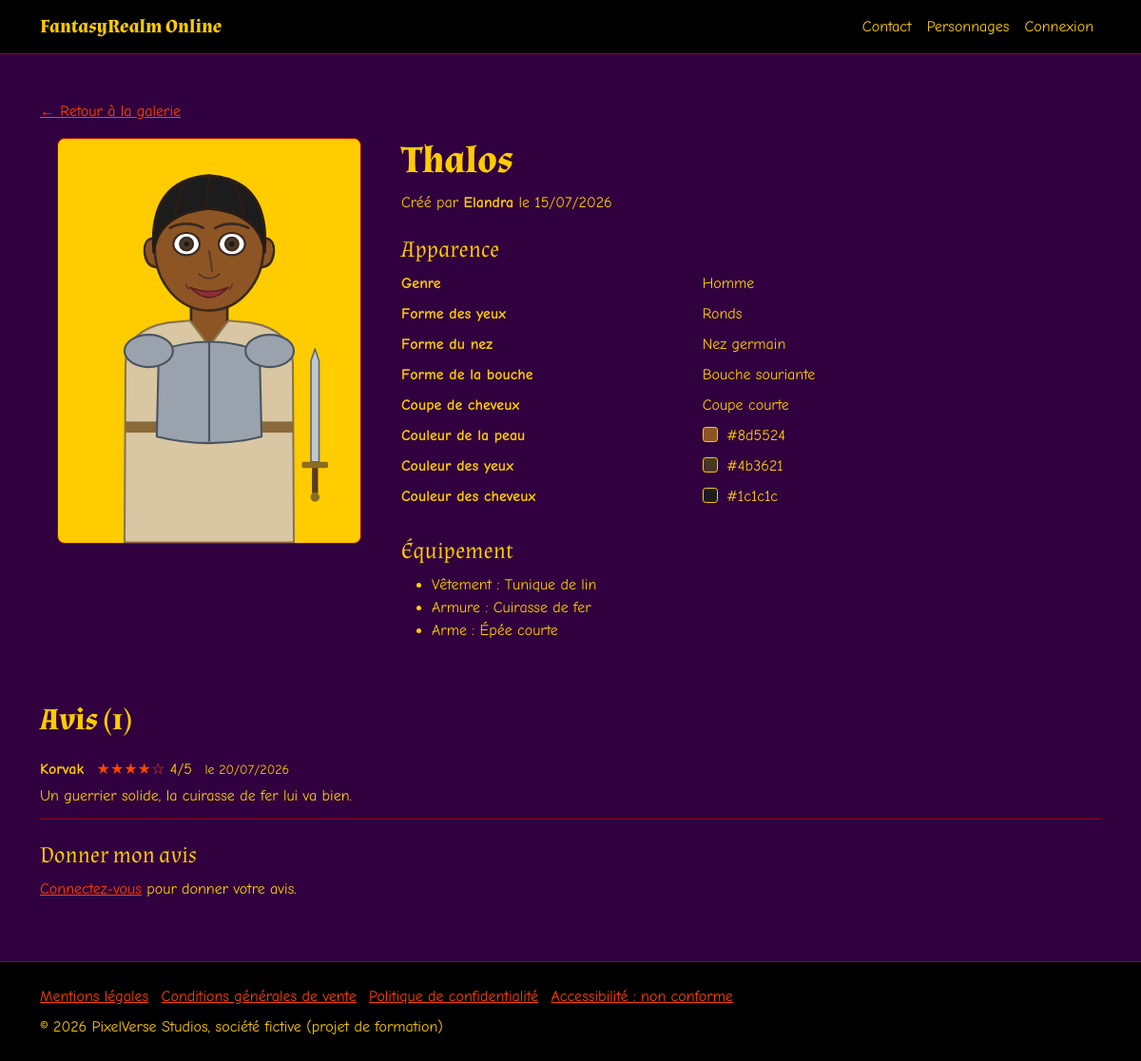
The page /personnage?id=2 on the database its author committed.
### tables this page shows
CREATE TABLE article (
    id_article INT NOT NULL AUTO_INCREMENT,
    nom VARCHAR(50) NOT NULL,
     
    actif BOOLEAN NOT NULL DEFAULT TRUE,
     
     
    image VARCHAR(255) NOT NULL,
    type VARCHAR(50) NOT NULL,
    PRIMARY KEY (id_article),
     
    CONSTRAINT chk_article_type CHECK (type IN ('vetement', 'armure', 'accessoire', 'arme'))
);

CREATE TABLE personnage (
    id_personnage INT NOT NULL AUTO_INCREMENT,
    nom VARCHAR(50) NOT NULL,
    genre VARCHAR(50) NOT NULL,
    couleur_peau VARCHAR(50) NOT NULL,
    couleur_yeux VARCHAR(50) NOT NULL,
    couleur_cheveux VARCHAR(50) NOT NULL,
    forme_yeux VARCHAR(50) NOT NULL,
    forme_nez VARCHAR(50) NOT NULL,
    forme_bouche VARCHAR(50) NOT NULL,
     
    coupe_cheveux VARCHAR(50) NOT NULL,
     
    partage BOOLEAN NOT NULL DEFAULT FALSE,
     
    autorise BOOLEAN NOT NULL DEFAULT FALSE,
     
    date_creation DATETIME NOT NULL DEFAULT CURRENT_TIMESTAMP,
    id_utilisateur INT NOT NULL,
    PRIMARY KEY (id_personnage),
     
    CONSTRAINT uq_personnage_nom UNIQUE (nom),
     
    CONSTRAINT fk_personnage_utilisateur FOREIGN KEY (id_utilisateur)
        REFERENCES utilisateur (id_utilisateur) ON DELETE CASCADE
);

CREATE TABLE utilisateur (
    id_utilisateur INT NOT NULL AUTO_INCREMENT,
    pseudo VARCHAR(50) NOT NULL,
     
    mail VARCHAR(255) NOT NULL,
     
    password VARCHAR(255) NOT NULL,
    suspendu BOOLEAN NOT NULL DEFAULT FALSE,
     
    motdepasse_a_modifier BOOLEAN NOT NULL DEFAULT FALSE,
     
    tentatives_echouees INT NOT NULL DEFAULT 0,
     
    bloque_jusqu_a DATETIME NULL DEFAULT NULL,
     
     
    date_demande_mdp DATETIME NULL DEFAULT NULL,
    id_role INT NOT NULL,
    PRIMARY KEY (id_utilisateur),
     
    CONSTRAINT uq_utilisateur_mail UNIQUE (mail),
    CONSTRAINT uq_utilisateur_pseudo UNIQUE (pseudo),
     
    CONSTRAINT fk_utilisateur_role FOREIGN KEY (id_role)
        REFERENCES role (id_role) ON DELETE RESTRICT
);

CREATE TABLE commentaire (
    id_commentaire INT NOT NULL AUTO_INCREMENT,
    note INT NOT NULL,
     
    commentaire TEXT NOT NULL,
    date_commentaire DATE NOT NULL,
     
    statut VARCHAR(50) NOT NULL DEFAULT 'en_attente',
     
    id_personnage INT NOT NULL,
     
    id_utilisateur INT NULL,
     
    pseudo_auteur VARCHAR(50) NOT NULL,
    PRIMARY KEY (id_commentaire),
    CONSTRAINT chk_commentaire_note CHECK (note BETWEEN 1 AND 5),
    CONSTRAINT chk_commentaire_statut CHECK (statut IN ('en_attente', 'valide')),
     
    CONSTRAINT uq_commentaire_personnage_auteur UNIQUE (id_personnage, id_utilisateur),
     
    CONSTRAINT fk_commentaire_personnage FOREIGN KEY (id_personnage)
        REFERENCES personnage (id_personnage) ON DELETE CASCADE,
     
     
    CONSTRAINT fk_commentaire_utilisateur FOREIGN KEY (id_utilisateur)
        REFERENCES utilisateur (id_utilisateur) ON DELETE SET NULL
);

### app/Views/pages/personnage-detail.php (the view, shortened to what the rows shown need)
<?php
$personnage = $donnees['personnage'];
$nombreAvis = count($donnees['avis']);
?>
<div class="container py-5">
    <div class="row g-4">
        <div class="col-md-5 col-lg-4">
            <div class="avatar-detail">
                <?php
                $avatarNom = $personnage['nom'];
                $avatarCalques = $donnees['calques'];
                require __DIR__ . '/../partials/avatar.php';
                ?>
            </div>
        </div>
        <div class="col-md-7 col-lg-8">
            <h1><?= htmlspecialchars($personnage['nom']) ?></h1>
            <p>
                Créé par <strong><?= htmlspecialchars($personnage['pseudo']) ?></strong>
                le <?= htmlspecialchars(date('d/m/Y', strtotime($personnage['date_creation']))) ?>
            </p>
            <h2 class="h4 mt-4">Apparence</h2>
            <dl class="row">
                <?php foreach ($donnees['caracteristiques'] as $caracteristique): ?>
                    <dt class="col-sm-5"><?= htmlspecialchars($caracteristique['libelle']) ?></dt>
                    <dd class="col-sm-7">
                        <?php if ($caracteristique['couleur'] !== null): ?>
                            <span class="pastille-couleur" style="background-color: <?= htmlspecialchars($caracteristique['couleur']) ?>;" aria-hidden="true"></span>
                        <?php endif; ?>
                        <?= htmlspecialchars($caracteristique['valeur']) ?>
                    </dd>
                <?php endforeach; ?>
            </dl>
            <h2 class="h4 mt-4">Équipement</h2>
            <?php if (count($donnees['articles']) === 0): ?>
                <p>Aucun article.</p>
            <?php else: ?>
                <ul>
                    <?php foreach ($donnees['typesArticles'] as $type => $libelle): ?>
                        <?php foreach ($donnees['articles'] as $article): ?>
                            <?php if ($article['type'] === $type): ?>
                                <li><?= htmlspecialchars($libelle) ?> : <?= htmlspecialchars($article['nom']) ?></li>
                            <?php endif; ?>
                        <?php endforeach; ?>
                    <?php endforeach; ?>
                </ul>
            <?php endif; ?>
        </div>
    </div>
    <section class="mt-5" aria-labelledby="titre-avis">
        <h2 id="titre-avis">Avis (<?= $nombreAvis ?>)</h2>
        <?php if ($nombreAvis === 0): ?>
            <p>Aucun avis pour le moment.</p>
        <?php else: ?>
            <ul class="list-unstyled liste-avis">
                <?php foreach ($donnees['avis'] as $avis): ?>
                    <li class="avis">
                        <p class="mb-1">
                            <strong><?= htmlspecialchars($avis['pseudo_auteur']) ?></strong>
                            <span class="note-etoiles ms-2" aria-hidden="true"><?= str_repeat('★', (int) $avis['note']) . str_repeat('☆', 5 - (int) $avis['note']) ?></span>
                            <span class="visually-hidden">Note :</span> <?= (int) $avis['note'] ?>/5
                            <span class="text-body-secondary small ms-2">le <time datetime="<?= htmlspecialchars($avis['date_commentaire']) ?>"><?= htmlspecialchars(date('d/m/Y', strtotime($avis['date_commentaire']))) ?></time></span>
                        </p>
                        <p class="mb-0"><?= nl2br(htmlspecialchars($avis['commentaire'])) ?></p>
                    </li>
                <?php endforeach; ?>
            </ul>
        <?php endif; ?>
    </section>
    <section class="mt-4 formulaire-avis" aria-labelledby="titre-donner-avis">
        <h2 id="titre-donner-avis" class="h4">Donner mon avis</h2>
    </section>
</div>

### app/Views/partials/avatar.php (shortened to what the rows shown need)
<div class="avatar" role="img" aria-label="Avatar de <?= htmlspecialchars($avatarNom) ?>">
    <?php foreach ($avatarCalques as $calque): ?>
        <?php if ($calque['type'] === 'masque'): ?>
            <?php
            $style = "-webkit-mask-image: url('" . $calque['image'] . "'); mask-image: url('" . $calque['image'] . "');";
            if ($calque['couleur'] !== null) {
                $style = 'background-color: ' . $calque['couleur'] . '; ' . $style;
            }
            ?>
            <div class="avatar-calque avatar-masque" data-partie="<?= htmlspecialchars($calque['partie']) ?>"
                 style="<?= htmlspecialchars($style) ?>"></div>
        <?php elseif ($calque['image'] === null): ?>
            <img class="avatar-calque" alt="" data-partie="<?= htmlspecialchars($calque['partie']) ?>" hidden>
        <?php else: ?>
            <img class="avatar-calque" src="<?= htmlspecialchars($calque['image']) ?>" alt=""
                 data-partie="<?= htmlspecialchars($calque['partie']) ?>">
        <?php endif; ?>
    <?php endforeach; ?>
</div>

### rows shown on the page
article: image (picture), libelle "Arme", nom "Épée courte"
personnage: nom "Thalos", id_utilisateur.pseudo "Elandra", date_creation "15/07/2026", libelle "Couleur de la peau", couleur_peau "#8d5524", libelle "Couleur des yeux", couleur_yeux "#4b3621", libelle "Couleur des cheveux", couleur_cheveux "#1c1c1c"
article: libelle "Vêtement", nom "Tunique de lin"
article: libelle "Armure", nom "Cuirasse de fer"
commentaire: pseudo_auteur "Korvak", note "★★★★", note "☆", note "4", date_commentaire "20/07/2026", commentaire "Un guerrier solide, la cuirasse de fer lui va bien."

### other values the page prints
$texte "Contact"
$texte "Personnages"
$texte "Connexion"
$caracteristique['libelle'] "Genre"
$caracteristique['valeur'] "Homme"
$caracteristique['libelle'] "Forme des yeux"
$caracteristique['valeur'] "Ronds"
$caracteristique['libelle'] "Forme du nez"
$caracteristique['valeur'] "Nez germain"
$caracteristique['libelle'] "Forme de la bouche"
$caracteristique['valeur'] "Bouche souriante"
$caracteristique['libelle'] "Coupe de cheveux"
$caracteristique['valeur'] "Coupe courte"
$nombreAvis "1"
$texte "Mentions légales"
